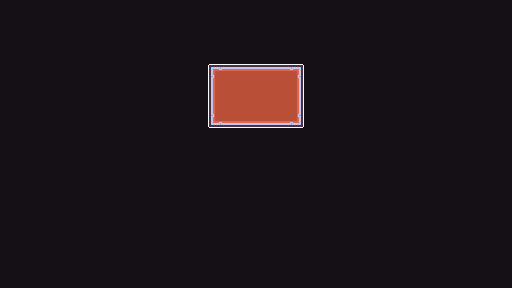

Below is a game level as drawn by its tile map, then a one-line description and the .tmx that defines it (tile-layer data replaced by summaries):
An orthogonal 32x18 tile map with 16x16 px tiles, 2 tile layers (Tint, Base), 4 hidden layers not drawn, 2 tilesets.

<map version="1.10" tiledversion="1.11.2" orientation="orthogonal" renderorder="right-down" width="32" height="18" tilewidth="16" tileheight="16" infinite="0" nextlayerid="13" nextobjectid="1">
 <editorsettings>
  <export target="MainMenu/MainMenu.json" format="json" />
 </editorsettings>
 <tileset firstgid="1" source="interface.tsx" />
 <tileset firstgid="199" source="tilemap_packed.tsx" />
 <layer id="12" name="Tile Layer 6" width="32" height="18" visible="0">
  <data>[576 cells, 432 non-empty, 63 distinct tile ids]</data>
 </layer>
 <layer id="10" name="Help" width="32" height="18" visible="0">
  <data>[576 cells, 46 non-empty, 8 distinct tile ids]</data>
 </layer>
 <layer id="7" name="Tint" width="32" height="18" opacity="0.3">
  <data>[576 cells, 576 non-empty, 1 distinct tile ids]</data>
 </layer>
 <layer id="3" name="Base" width="32" height="18">
  <data>[576 cells, 24 non-empty, 9 distinct tile ids]</data>
 </layer>
 <layer id="8" name="Button2" width="32" height="18" visible="0">
  <data>[576 cells, 0 non-empty, 0 distinct tile ids]</data>
 </layer>
 <layer id="2" name="Text" width="32" height="18" visible="0">
  <data>[576 cells, 10 non-empty, 9 distinct tile ids]</data>
 </layer>
</map>
